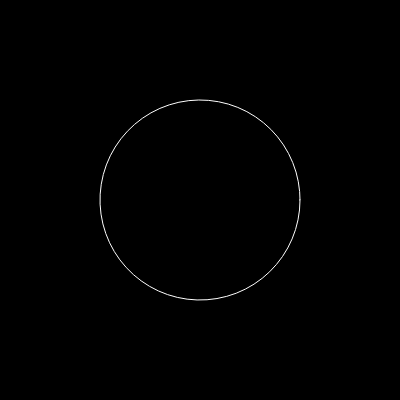
Frame 1 (no input)
Frame 60 (no input): identical to frame 1, image omitted
Frame 120 (the mouse pressed at the canvas centre since frame 60): identical to frame 1, image omitted

The p5.js sketch that drew this single still picture (run headless with seeded random() and noise() and a simulated clock; from frame 60 on, the mouse is pressed at the canvas centre):

// p5.js sketch
// ── sketch.js
let width = 400;
let height = 400;
let sliderA;
let sliderB;
let sliderN;

function setup() {
    createCanvas(width, height);
    sliderA = createSlider(0,500,100,1);
    sliderB = createSlider(0,500,100,1);
    sliderN = createSlider(0,10,2,0.1);
}


function draw() {
    background(0);
    translate(width / 2, height / 2);
    let a = sliderA.value();
    let b = sliderB.value();
    let n = sliderN.value();

    stroke(255);
    noFill();
    beginShape();
    for (let angle = 0; angle < TWO_PI; angle += 0.1) {
        // let x = r * cos(a);
        // let y = r * sin(a);

        na = 2 / n;
        let x = pow(abs(cos(angle)), na) * a * sgn(cos(angle));
        let y = pow(abs(sin(angle)), na) * b * sgn(sin(angle));

        vertex(x, y);
    }
    endShape(CLOSE);
}

function sgn(val) {
    if (val > 0) {
        return 1;
    } else if (val < 0) {
        return -1
    } else {
        return 0;
    }
}
